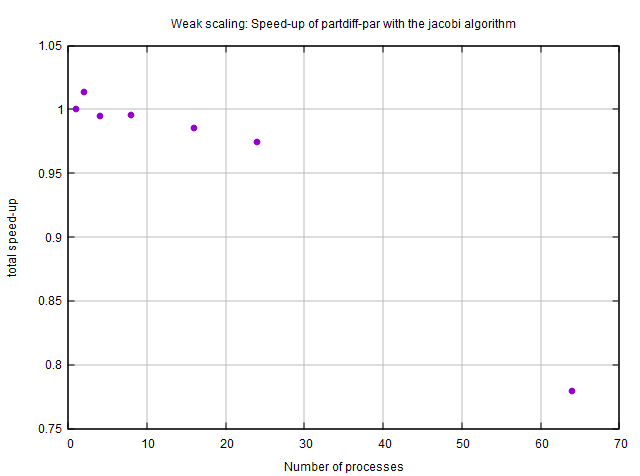

Write gnuplot code to recreate this figure.
set title "Weak scaling: Speed-up of partdiff-par with the jacobi algorithm"
set xlabel "Number of processes"
set ylabel "total speed-up"
set grid xtics lt 0 lw 1 lc rgb "#bbbbbb"
set grid ytics lt 0 lw 1 lc rgb "#bbbbbb"
unset key
plot 'WEAK_SCALING_JA_SPEEDUP.dat' using 1:5 with points pt 7 #,  'WEAK_SCALING_GS_SPEEDUP.dat' using 1:5 with points pt 7 
